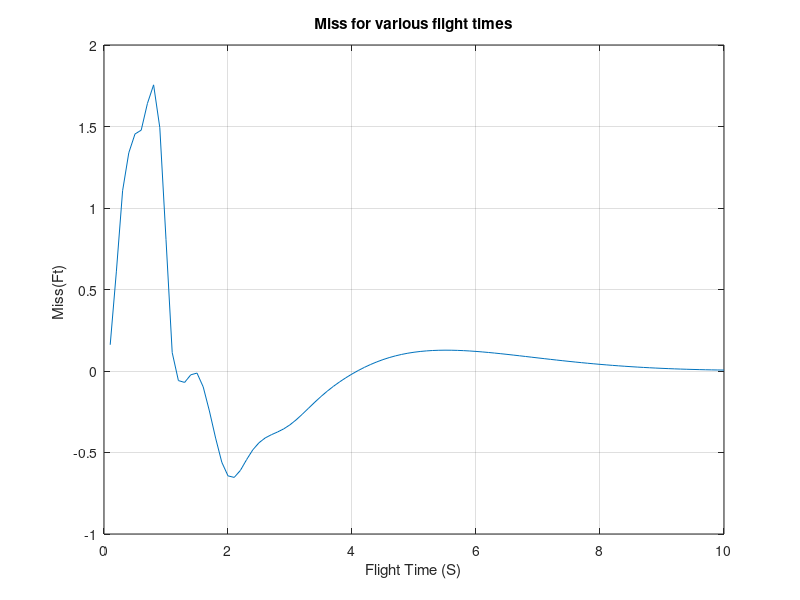

Source code (MATLAB):
clear
count=0;
VC=4000.;
XNT=32.2;
YIC=0.;
VM=3000.;
HEDEG=20.;
XNP=3.;
SIGNOISE=.001;
TS=.1;
TAU=.5;
NOISE=0;
APN=2;
XLIM=644.;
R=0;
TA=5.;
TF=10.;
for TF=.1:.1:10.0,
    Y=YIC;
    YD=0.;
    TS2=TS*TS;
    TS3=TS2*TS;
    TS4=TS3*TS;
    TS5=TS4*TS;
    PHIN=XNT*XNT/TF;
    RTM=VC*TF;
    SIGPOS=RTM*SIGNOISE;
    SIGN2=SIGPOS^2;
    P11=SIGN2;
    P12=0.;
    P13=0.;
    P22=(VM*HEDEG/57.3)^2;
    P23=0.;
    P33=XNT*XNT;
    T=0.;
    H=.01;
    S=0.;
    YH=0.;
    YDH=0.;
    XNTH=0.;
    XNC=0.;
    TH=0.;
    XNL=0.;
    D=0.;
    X4=0.;
    X5=0.;
    THH=0.;
    while T <= (TF - 1e-5)
        YOLD=Y;
        YDOLD=YD;
        XNLOLD=XNL;
        THOLD=TH;
        X4OLD=X4;
        X5OLD=X5;
        DOLD=D;
        THHOLD=THH;
        STEP=1;
        FLAG=0;
        while STEP <=1
            if FLAG==1
                Y=Y+H*YD;
                YD=YD+H*YDD;
                XNL=XNL+H*XNLD;
                TH=TH+H*THD;
                X4=X4+H*X4D;
                X5=X5+H*X5D;
                D=D+H*DD;
                THH=THH+H*THHD;
                T=T+H;
                STEP=2;
            end;
            TGO=TF-T+.00001;
            RTM=VC*TGO;
            XLAM=Y/(VC*TGO);
            EPS=XLAM-TH-THH+R*THH;
            DD=5.*EPS/TAU;
            XLAMS=EPS+D;
            X4D=5.*(XNC-X4)/TAU;
            X5D=5.*(X4-X5)/TAU;
            XNLD=5.*(X5-XNL)/TAU;
            THD=XNL/VM+TA*XNLD/VM;
            THHD=DD-THD;
            YDD=XNT-XNL;
            FLAG=1;
        end;
        FLAG=0;
        Y=.5*(YOLD+Y+H*YD);
        YD=.5*(YDOLD+YD+H*YDD);
        XNL=.5*(XNLOLD+XNL+H*XNLD);
        TH=.5*(THOLD+TH+H*THD);
        X4=.5*(X4OLD+X4+H*X4D);
        X5=.5*(X5OLD+X5+H*X5D);
        D=.5*(DOLD+D+H*DD);
        THH=.5*(THHOLD+THH+H*THHD);
        S=S+H;
        if S>=(TS - 1e-5)
            S=0.;
            TGO=TF-T+.000001;
            RTM=VC*TGO;
            SIGPOS=RTM*SIGNOISE;
            SIGN2=SIGPOS^2;
            M11=P11+TS*P12+.5*TS2*P13+TS*(P12+TS*P22+.5*TS2*P23);
            M11=M11+.5*TS2*(P13+TS*P23+.5*TS2*P33)+TS5*PHIN/20.;
            M12=P12+TS*P22+.5*TS2*P23+TS*(P13+TS*P23+.5*TS2*P33)+TS4*PHIN/8.;
            M13=P13+TS*P23+.5*TS2*P33+PHIN*TS3/6.;
            M22=P22+TS*P23+TS*(P23+TS*P33)+PHIN*TS3/3.;
            M23=P23+TS*P33+.5*TS2*PHIN;
            M33=P33+PHIN*TS;
            K1=M11/(M11+SIGN2);
            K2=M12/(M11+SIGN2);
            K3=M13/(M11+SIGN2);
            P11=(1.-K1)*M11;
            P12=(1.-K1)*M12;
            P13=(1.-K1)*M13;
            P22=-K2*M12+M22;
            P23=-K2*M13+M23;
            P33=-K3*M13+M33;
            XLAMNOISE=0.;
            YSTAR=RTM*(XLAMS+XLAMNOISE);
            RES=YSTAR-YH-TS*YDH-.5*TS*TS*(XNTH-XNL);
            YH=K1*RES+YH+TS*YDH+.5*TS*TS*(XNTH-XNL);
            YDH=K2*RES+YDH+TS*(XNTH-XNL);
            XNTH=K3*RES+XNTH;
            XLAMDH=(YH+YDH*TGO)/(VC*TGO*TGO);
            X=TGO/TAU;
            TOP=6.*X*X*(exp(-X)-1.+X);
            BOT1=2*X*X*X+3.+6.*X-6.*X*X;
            BOT2=-12.*X*exp(-X)-3.*exp(-2.*X);
            XNPP=TOP/(.0001+BOT1+BOT2);
            XNEW=XNPP*XNL*(exp(-X)+X-1.)/(X*X);
            XNC=XNPP*VC*XLAMDH+.5*XNPP*XNTH-XNEW;
            if XNC>XLIM
                XNC=XLIM;
            elseif XNC<-XLIM
                XNC=-XLIM;
            end;
        end;
    end;
    count=count+1;
    ArrayTF(count)=TF;
    ArrayY(count)=Y;
end;
figure
plot(ArrayTF',ArrayY'),grid
title('Miss for various flight times')
xlabel('Flight Time (S)')
ylabel('Miss(Ft) ')
clc
output=[ArrayTF',ArrayY'];
save datfil.txt output -ascii
disp('Simulation Complete')
	
	
